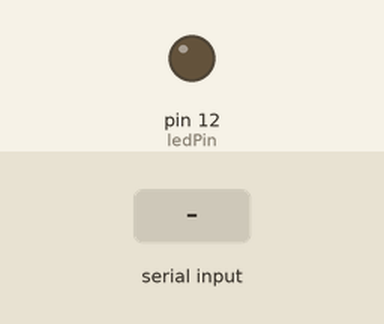
The sketch below on a simulated Arduino Uno, built with avr-gcc and run on an emulated ATmega328P. On the bench: output pins drawn as LEDs (lit = HIGH). The test bench sets the inputs (shaded band).

Above: at 1.2 s.
1.3 s: "D" received over Serial
At 2.1 s:
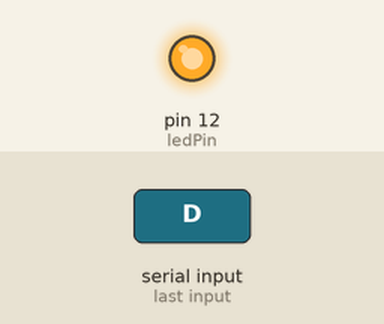
2.8 s: "B" received over Serial
At 3.3 s:
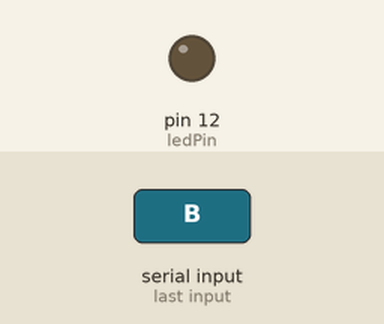
Timing chart, 0 to 5.8 s (numbered marks = the images above; inputs shaded):
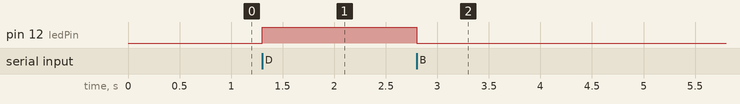

Measured:
- after the input at 1.3 s, pin 12 (ledPin): LOW → HIGH at once
- after the input at 2.8 s, pin 12 (ledPin): HIGH → LOW at once

The sketch:

sketch_dec29a.ino
```cpp
const int ledPin = 12;  // Define the pin connected to the LED

void setup() {
  pinMode(ledPin, OUTPUT); // Set the LED pin as output
  Serial.begin(9600); // Initialize serial communication at 9600 baud rate
}

void loop() {
  if (Serial.available() > 0) {
    char command = Serial.read(); // Read the incoming command
    if (command == 'D' ) {
      digitalWrite(ledPin, HIGH); // Turn on the LED if 'D' is received // Keep the LED on for 1 second // Turn off the LED
    }
    if(command == 'B'){
      digitalWrite(ledPin, LOW);
    }
    }
    // You can add more conditions for other commands if needed
}
```
